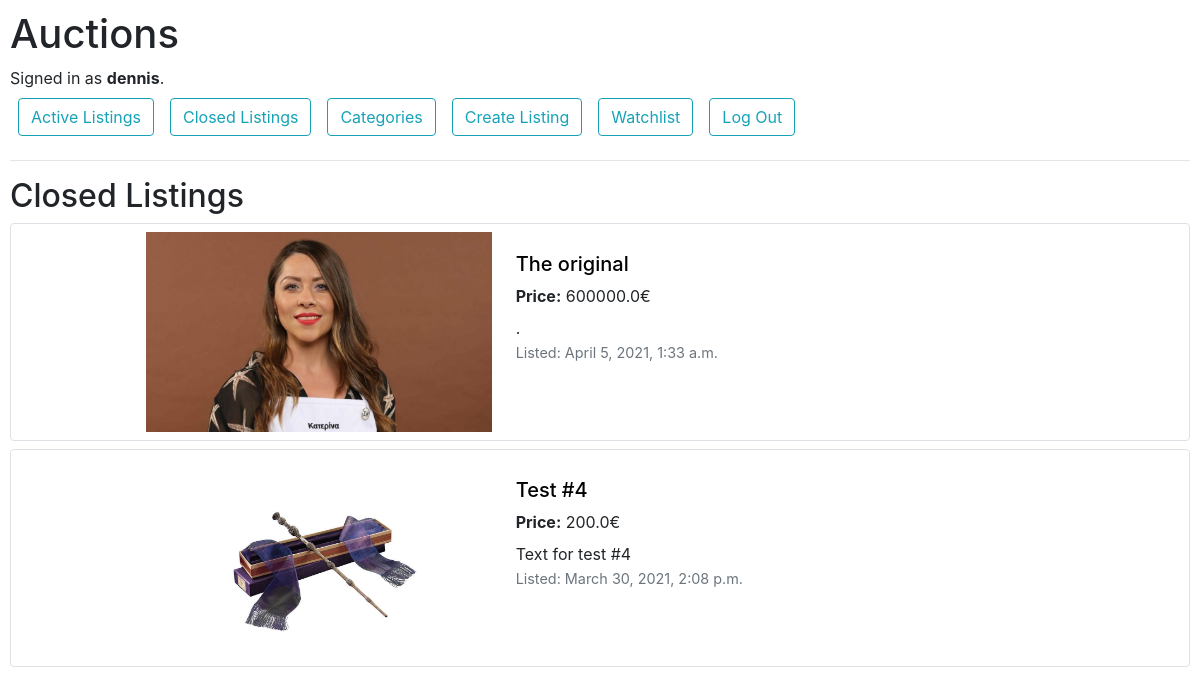
Screenshot of /closed_listings (signed in) with the database file from the repository.
### auctions/models.py (models this page shows, shortened)
class User(AbstractUser):
    pass

class Listing(models.Model):
    user = models.ForeignKey(User, related_name="owner", on_delete=models.CASCADE, null= True)
    title = models.CharField(max_length=150)
    category = models.ForeignKey(Category, related_name="kind", on_delete=models.CASCADE, null= True)
    listing = models.TextField(null=True)
    image = models.FileField(default='default.png')
    date = models.DateTimeField(null=True)
    active = models.BooleanField(default=True)
    watchlist = models.ManyToManyField(User, related_name="in_watchlist",blank=True)
    price = models.FloatField(
        default = 0,
        validators=[
            MinValueValidator(0)
        ]
    )
    class Meta:
        verbose_name = "Listing"
        verbose_name_plural = "Listings"
        ordering = ['-date']

### auctions/views.py (the view)
# urls.py: path("closed_listings", views.closed_listings, name='closed_listings'),
def closed_listings(request):
    return render(request, "auctions/index.html", {
        "listings": Listing.objects.filter(active=False),
        "operator": "close",
    })

### auctions/templates/auctions/index.html
{% extends "auctions/layout.html" %}
{% block body %}
    {%if listings%}
        {%if operator == "close"%}
            <h2>Closed Listings</h2>
        {%else%}
            <h2>Active Listings</h2>
        {%endif%}
        {%for listing in listings%}
        <div class="container-fluid mb-2 p-2 align-content-start border rounded ">
            <div class="row">
                    <div class="col col-lg-5 col-sm-12" style="text-align:center">
                        <a href="{% url 'listing_page' listing.id %}">
                            <img src="{{ listing.image.url }}" style="height:200px; width:600px; object-fit: contain;">
                        </a>
                    </div>
                    <div class="col col-lg-7 col-sm-12" style="margin-top:20px">
                            <h5><a href="{% url 'listing_page' listing.id %}" style="color:black; text-decoration:none;">{{listing.title}}</a></h5>
                            <div style="margin-bottom: 8px">
                            <strong>Price:</strong> {{ listing.price }}&euro;<br>
                            </div>
                            {{listing.listing}}<br>
                            <span class=" text-muted font-weight-normal" style="font-size:90%">
                                Listed: {{ listing.date }}
                                </span>
                    </div>
            </div>
        </div>
        {%endfor%}
    {%elif operator == "close"%}
        <h2>No closed listings</h2>
    {%elif operator == "watch"%}
        <h2>No listings in watchlist</h2>
    {%else%}
        <h2>No active listings</h2>
    {%endif%}
{% endblock %}

### auctions/templates/auctions/layout.html (shortened to what this page needs)
{% load static %}
<!DOCTYPE html>
<html lang="en">
    <head>
        <link rel="stylesheet" href="https://stackpath.bootstrapcdn.com/bootstrap/4.4.1/css/bootstrap.min.css">
        <link href="{% static 'auctions/styles.css' %}" rel="stylesheet">
    </head>
    <body>
        <h1>Auctions</h1>
        <div>
            {% if user.is_authenticated %}
                Signed in as <strong>{{ user.username }}</strong>.
            {% else %}
                Not signed in.
            {% endif %}
        </div>
        <ul class="nav">
            <li class="nav-item">
                <a class="btn btn btn-outline-info btn-md m-2" href="{% url 'index' %}">Active Listings</a>
            </li>
            <li class="nav-item">
                <a class="btn btn btn-outline-info btn-md m-2" href="{% url 'closed_listings' %}">Closed Listings</a>
            </li>
            <li class="nav-item">
                <a class="btn btn btn-outline-info btn-md m-2" href="{% url 'select_categories'%}">Categories</a>
            </li>
            {% if user.is_authenticated %}
                <li class="nav-item float-right">
                    <a class="btn btn-outline-info btn-md m-2" role="button" href="{% url 'create_listing' %}">Create Listing</a>
                </li>
                <li class="nav-item float-right">
                    <form action = "{% url 'watchlist' %}" method="POST">
                        <button type="submit" class="btn btn-outline-info btn-md m-2">Watchlist</button>
                    </form>
                </li>
                <li class="nav-item float-right">
                    <a class="btn btn-outline-info btn-md m-2" href="{% url 'logout' %}">Log Out</a>
                </li>
            {% endif %}
        </ul>
        <hr>
        {% block body %}
        {% endblock %}
    </body>
</html>

### auctions/static/auctions/styles.css (style rules this page uses)
body { padding: 10px; }

### rows the page displays
User: username "dennis"
Listing: image (picture), title "The original", price "600000.0", listing ".", date "April 5, 2021, 1:33 a.m."
Listing: image (picture), title "Test #4", price "200.0", listing "Text for test #4", date "March 30, 2021, 2:08 p.m."
